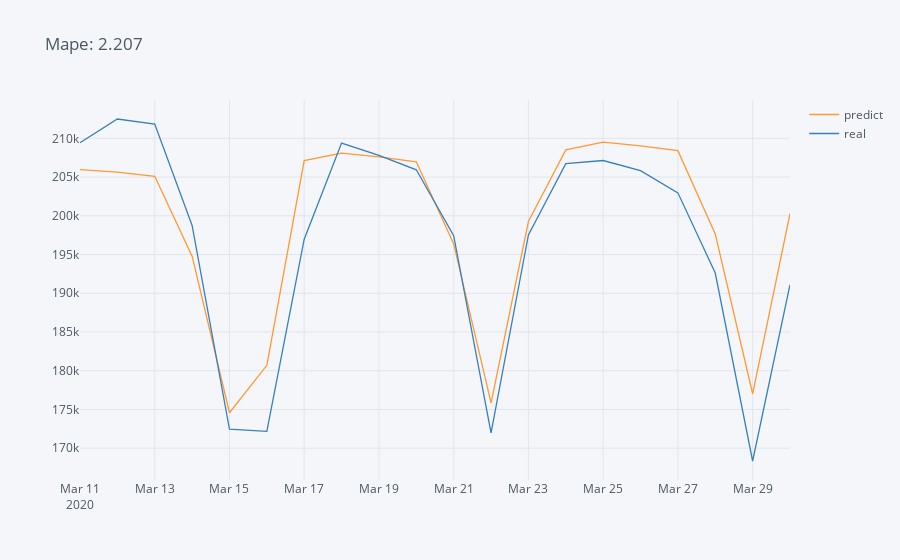

The code cell stored with this chart in its notebook:
### Markdown cell above
- para graficar

### Code cell
ai = Mape(*ba[["predict", "real"]].values.T)
ba[["predict", "real"]].iplot(title = f"Mape: {ai:.3f}")

### Figure 1 — Plotly figure (JSON) as saved in the notebook; plotly's stock layout.template omitted (floating-point values rounded to 4 significant figures)
{"data": [{"line": {"color": "rgba(255, 153, 51, 1.0)", "dash": "solid", "shape": "linear", "width": 1.3}, "mode": "lines", "name": "predict", "text": "", "type": "scatter", "x": ["2020-03-11", "2020-03-12", "2020-03-13", "2020-03-14", "2020-03-15", "2020-03-16", "2020-03-17", "2020-03-18", "2020-03-19", "2020-03-20", "2020-03-21", "2020-03-22", "2020-03-23", "2020-03-24", "2020-03-25", "2020-03-26", "2020-03-27", "2020-03-28", "2020-03-29", "2020-03-30"], "y": [205900.0, 205600.0, 205100.0, 194800.0, 174600.0, 180700.0, 207100.0, 208100.0, 207600.0, 207000.0, 196400.0, 175900.0, 199300.0, 208500.0, 209500.0, 209000.0, 208400.0, 197700.0, 177000.0, 200300.0]}, {"line": {"color": "rgba(55, 128, 191, 1.0)", "dash": "solid", "shape": "linear", "width": 1.3}, "mode": "lines", "name": "real", "text": "", "type": "scatter", "x": ["2020-03-11", "2020-03-12", "2020-03-13", "2020-03-14", "2020-03-15", "2020-03-16", "2020-03-17", "2020-03-18", "2020-03-19", "2020-03-20", "2020-03-21", "2020-03-22", "2020-03-23", "2020-03-24", "2020-03-25", "2020-03-26", "2020-03-27", "2020-03-28", "2020-03-29", "2020-03-30"], "y": [209400.0, 212500.0, 211800.0, 198700.0, 172500.0, 172200.0, 197000.0, 209400.0, 207800.0, 205900.0, 197400.0, 172000.0, 197500.0, 206700.0, 207100.0, 205800.0, 203000.0, 192600.0, 168300.0, 191100.0]}], "layout": {"legend": {"bgcolor": "#F5F6F9", "font": {"color": "#4D5663"}}, "paper_bgcolor": "#F5F6F9", "plot_bgcolor": "#F5F6F9", "title": {"font": {"color": "#4D5663"}, "text": "Mape: 2.207"}, "xaxis": {"gridcolor": "#E1E5ED", "showgrid": true, "tickfont": {"color": "#4D5663"}, "title": {"font": {"color": "#4D5663"}, "text": ""}, "zerolinecolor": "#E1E5ED"}, "yaxis": {"gridcolor": "#E1E5ED", "showgrid": true, "tickfont": {"color": "#4D5663"}, "title": {"font": {"color": "#4D5663"}, "text": ""}, "zerolinecolor": "#E1E5ED"}}}
